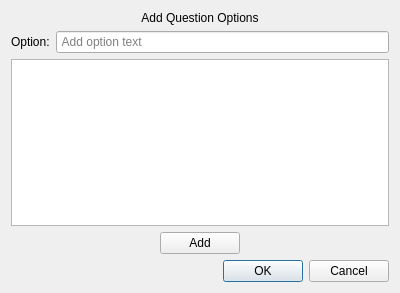
<?xml version="1.0" encoding="UTF-8"?>
<ui version="4.0">
 <class>Dialog</class>
 <widget class="QDialog" name="Dialog">
  <property name="geometry">
   <rect>
    <x>0</x>
    <y>0</y>
    <width>400</width>
    <height>293</height>
   </rect>
  </property>
  <property name="windowTitle">
   <string>Dialog</string>
  </property>
  <layout class="QVBoxLayout" name="verticalLayout">
   <item>
    <widget class="QLabel" name="labelTitle">
     <property name="text">
      <string>Add Question Options</string>
     </property>
     <property name="alignment">
      <set>Qt::AlignHCenter|Qt::AlignTop</set>
     </property>
    </widget>
   </item>
   <item>
    <layout class="QHBoxLayout" name="horizontalLayout">
     <item>
      <widget class="QLabel" name="labelOption">
       <property name="text">
        <string>Option:</string>
       </property>
      </widget>
     </item>
     <item>
      <widget class="QLineEdit" name="lineEditOption">
       <property name="text">
        <string/>
       </property>
       <property name="placeholderText">
        <string> Add option text</string>
       </property>
      </widget>
     </item>
    </layout>
   </item>
   <item>
    <widget class="QListWidget" name="listWidgetOptions"/>
   </item>
   <item>
    <layout class="QHBoxLayout" name="horizontalLayout_2">
     <item>
      <spacer name="horizontalSpacer">
       <property name="orientation">
        <enum>Qt::Horizontal</enum>
       </property>
       <property name="sizeHint" stdset="0">
        <size>
         <width>40</width>
         <height>20</height>
        </size>
       </property>
      </spacer>
     </item>
     <item>
      <widget class="QPushButton" name="pushButtonAddOption">
       <property name="text">
        <string>Add</string>
       </property>
      </widget>
     </item>
     <item>
      <spacer name="horizontalSpacer_2">
       <property name="orientation">
        <enum>Qt::Horizontal</enum>
       </property>
       <property name="sizeHint" stdset="0">
        <size>
         <width>40</width>
         <height>20</height>
        </size>
       </property>
      </spacer>
     </item>
    </layout>
   </item>
   <item>
    <widget class="QDialogButtonBox" name="buttonBox">
     <property name="orientation">
      <enum>Qt::Horizontal</enum>
     </property>
     <property name="standardButtons">
      <set>QDialogButtonBox::Cancel|QDialogButtonBox::Ok</set>
     </property>
    </widget>
   </item>
  </layout>
 </widget>
 <resources/>
 <connections>
  <connection>
   <sender>buttonBox</sender>
   <signal>accepted()</signal>
   <receiver>Dialog</receiver>
   <slot>accept()</slot>
   <hints>
    <hint type="sourcelabel">
     <x>248</x>
     <y>254</y>
    </hint>
    <hint type="destinationlabel">
     <x>157</x>
     <y>274</y>
    </hint>
   </hints>
  </connection>
  <connection>
   <sender>buttonBox</sender>
   <signal>rejected()</signal>
   <receiver>Dialog</receiver>
   <slot>reject()</slot>
   <hints>
    <hint type="sourcelabel">
     <x>316</x>
     <y>260</y>
    </hint>
    <hint type="destinationlabel">
     <x>286</x>
     <y>274</y>
    </hint>
   </hints>
  </connection>
 </connections>
</ui>
